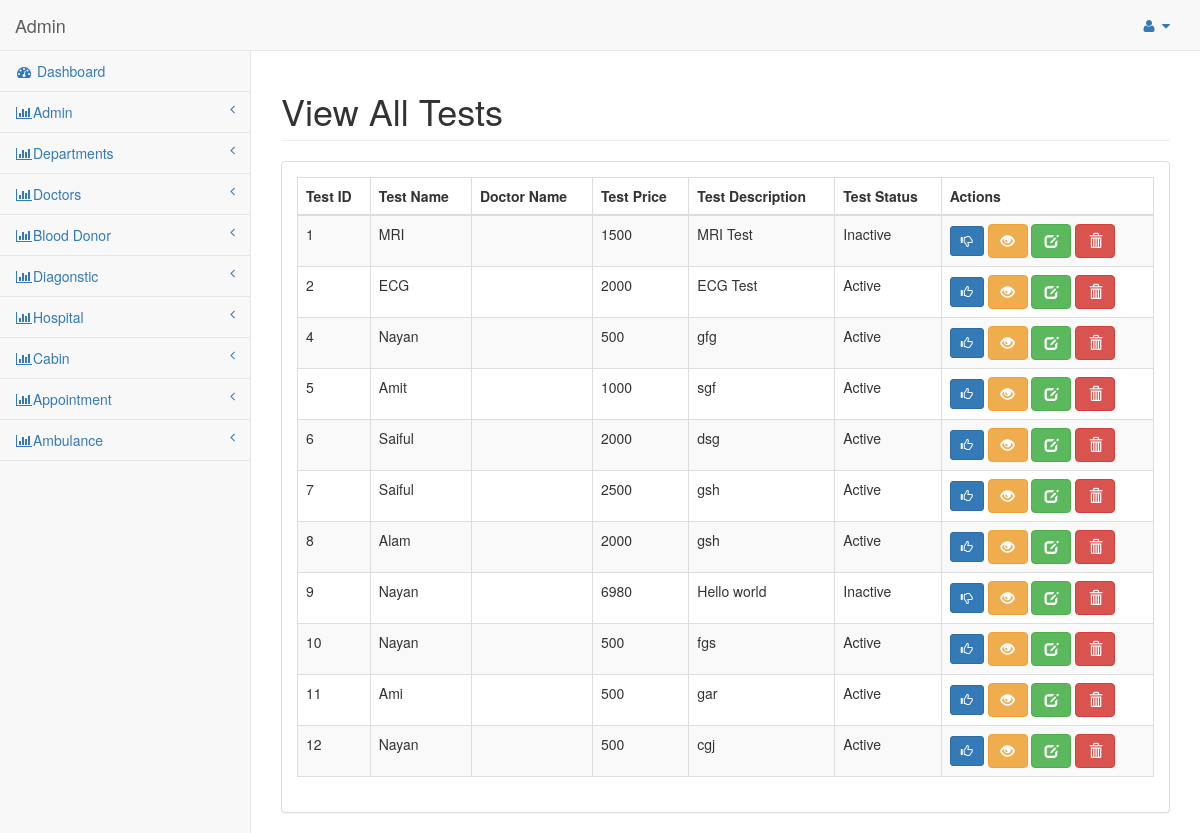
Before: /index.php/test/manage_test with the older database file.
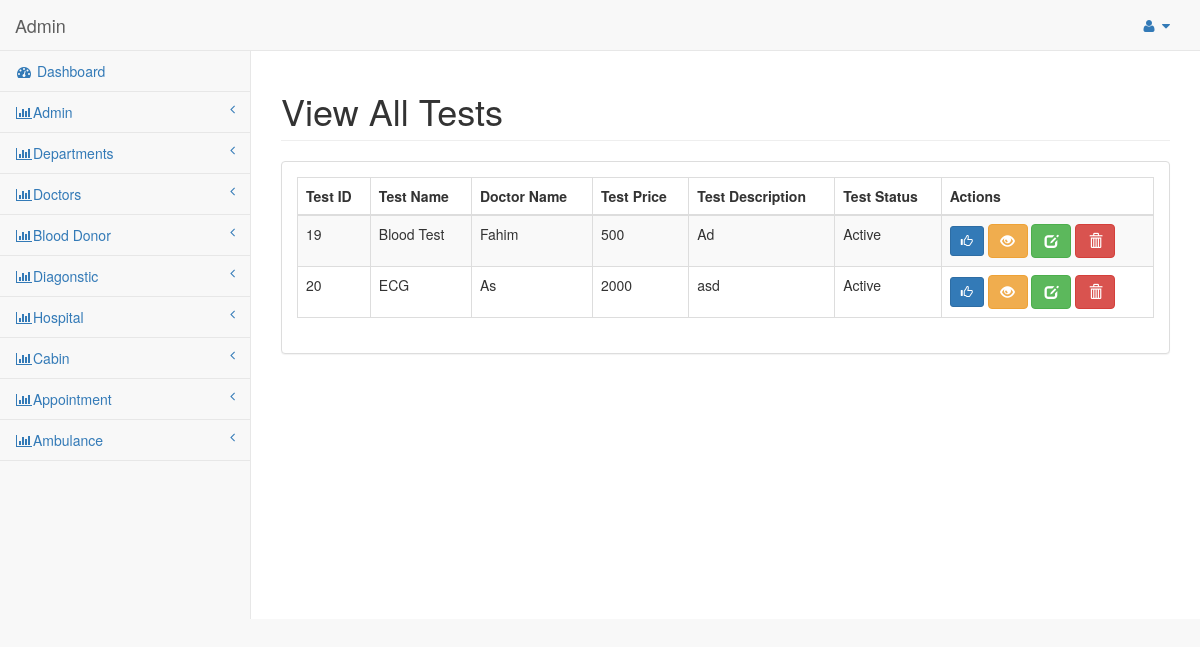
After: the same page with the newer database file.
### tables this page shows
CREATE TABLE `tbl_test` (
  `test_id` int(11) NOT NULL,
  `doc_id` int(11) NOT NULL,
  `test_name` varchar(100) NOT NULL,
  `test_price` int(100) NOT NULL,
  `test_desc` text NOT NULL,
  `test_status` tinyint(3) NOT NULL
);

CREATE TABLE `tbl_doctor` (
  `doc_id` int(11) NOT NULL,
  `doc_name` varchar(255) NOT NULL,
  `doc_image` text NOT NULL,
  `doc_email` varchar(255) NOT NULL,
  `doc_mobile_no` varchar(16) NOT NULL,
  `doc_qualification` varchar(255) NOT NULL,
  `doc_designation` varchar(255) NOT NULL,
  `doc_category` varchar(255) NOT NULL,
  `doc_birth_date` date NOT NULL,
  `doc_join_date` date NOT NULL,
  `doc_chamber` varchar(255) NOT NULL,
  `doc_fee` int(100) NOT NULL,
  `doc_status` tinyint(3) NOT NULL
);

### application/controllers/Test.php (called while the page is built, shortened)
<?php
class Test extends CI_Controller
{
    public function __construct()
    {
        $this->load->model('test_model');
    }
    public function manage_test()
    {
        $data = array();
        $data['test_data'] = $this->test_model->select_all_tests();
        $data['dashboard'] = $this->load->view('admin/admin_pages/manage_test_form', $data, true);
        $this->load->view('admin/admin_master', $data);
    }
}

### index.php (called while the page is built, shortened)
<?php
require_once BASEPATH.'core/CodeIgniter.php';

### application/models/Test_model.php (called while the page is built, shortened)
<?php
class Test_model extends CI_Model
{
    public function select_all_tests()
    {
        $result= $this->db->select('*')
            ->from('tbl_test')
            ->get()
            ->result();
        return $result;
    }
}

### application/models/Doctor_model.php (called while the page is built, shortened)
<?php
class Doctor_model extends CI_Model
{
    public function get_doctor_record_for_image($doc_image)
    {
        return $this->db->where('doc_id', $doc_image)->get('tbl_doctor')->row();
    }
}

### application/views/admin/admin_pages/manage_test_form.php (the view, shortened to what this page needs)
<div class="row">
    <div class="col-lg-12">
        <h1 class="page-header">View All Tests</h1>
    </div>
</div>
<div class="row">
    <div class="col-lg-12">
        <div class="panel panel-default">
            <div class="panel-body">
                <table width="100%" class="table table-striped table-bordered table-hover" id="dataTables-example">
                    <thead>
                    <tr>
                        <th>Test ID</th>
                        <th>Test Name</th>
                        <th>Doctor Name</th>
                        <th>Test Price</th>
                        <th>Test Description</th>
                        <th>Test Status</th>
                        <th>Actions</th>
                    </tr>
                    </thead>
                    <tbody>
                    <?php
                    foreach ($test_data as $v_test) {
                        $doc_name = $this->doctor_model->get_doctor_record_for_image($v_test->doc_id);
                        ?>
                        <tr>
                            <td><?php echo $v_test->test_id?></td>
                            <td><?php echo $v_test->test_name?></td>
                            <td><?php echo $doc_name->doc_name?></td>
                            <td><?php echo $v_test->test_price?></td>
                            <td><?php echo $v_test->test_desc?></td>
                            <td>
                                <?php
                                if($v_test->test_status ==1){
                                    echo 'Active';
                                }
                                elseif($v_test->test_status ==2){
                                    echo 'Inactive';
                                }
                                ?>
                            </td>
                            <td>
                                <?php if($v_test->test_status ==1 ){?>
                                    <a href="<?php echo base_url("change-test-status/$v_test->test_id/2")?>" class='btn btn-primary btn-sm' title="Update Status">
                                        <i class="glyphicon glyphicon-thumbs-up"></i>
                                    </a>
                                <?php } elseif($v_test->test_status ==2) { ?>
                                    <a href="<?php echo base_url("change-test-status/$v_test->test_id/1")?>" class='btn btn-primary btn-sm' title="Update Status">
                                        <i class="glyphicon glyphicon-thumbs-down"></i>
                                    </a>
                                <?php } ?>
                                <a href="<?php echo base_url("view-test/$v_test->test_id")?>" class="btn btn-warning" title="View"><span class="glyphicon glyphicon-eye-open"></span></a>
                                <a href="<?php echo base_url("edit-test/$v_test->test_id")?>" class="btn btn-success" title="Edit"><span class="glyphicon glyphicon-edit"></span></a>
                                <a href="<?php echo base_url("delete-test/$v_test->test_id")?>" class="btn btn-danger" title="Delete" onclick="return confirm('Are you sure want to delete!!')"><span class="glyphicon glyphicon-trash"></span></a>
                            </td>
                        </tr>
                    <?php }?>
                    </tbody>
                </table>
            </div>
        </div>
    </div>
</div>

Changed rows visible on the page:
removed tbl_test: test_id "1", test_name "MRI", test_price "1500", test_desc "MRI Test", test_status "Inactive"
removed tbl_test: test_id "2", test_name "ECG", test_price "2000", test_desc "ECG Test", test_status "Active"
removed tbl_test: test_id "4", test_name "Nayan", test_price "500", test_desc "gfg", test_status "Active"
removed tbl_test: test_id "5", test_name "Amit", test_price "1000", test_desc "sgf", test_status "Active"
removed tbl_test: test_id "6", test_name "Saiful", test_price "2000", test_desc "dsg", test_status "Active"
removed tbl_test: test_id "7", test_name "Saiful", test_price "2500", test_desc "gsh", test_status "Active"
removed tbl_test: test_id "8", test_name "Alam", test_price "2000", test_desc "gsh", test_status "Active"
removed tbl_test: test_id "9", test_name "Nayan", test_price "6980", test_desc "Hello world", test_status "Inactive"
removed tbl_test: test_id "10", test_name "Nayan", test_price "500", test_desc "fgs", test_status "Active"
removed tbl_test: test_id "11", test_name "Ami", test_price "500", test_desc "gar", test_status "Active"
removed tbl_test: test_id "12", test_name "Nayan", test_price "500", test_desc "cgj", test_status "Active"
added tbl_test: test_id "19", test_name "Blood Test", doc.doc_name "Fahim", test_price "500", test_desc "Ad", test_status "Active"
added tbl_test: test_id "20", test_name "ECG", doc.doc_name "As", test_price "2000", test_desc "asd", test_status "Active"
